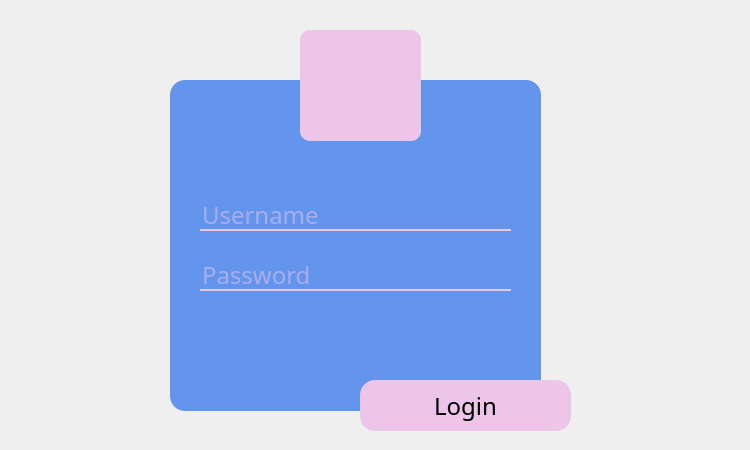
<?xml version="1.0" encoding="UTF-8"?>
<ui version="4.0">
 <class>Form</class>
 <widget class="QWidget" name="Form">
  <property name="geometry">
   <rect>
    <x>0</x>
    <y>0</y>
    <width>750</width>
    <height>450</height>
   </rect>
  </property>
  <property name="windowTitle">
   <string>Form</string>
  </property>
  <property name="styleSheet">
   <string notr="true">*{
font-family:century gothic;
font-size:24px;
}
QFrame{
border-radius:15px;
background:#6495ed
}

#Form{
background:url(:/image/background-2.png);
}
QPushButton{
background:#ecc5e9;
border-radius:15px;

}
QPushButton:hover{
color:#333;
border-radius:15px;
background:white;
}

QToolButton{
background:#ecc5e9;
border-radius:10px;

}
QLabel{
color:white;
}
QLineEdit{
color:#ecc5e9;
border:none;
border-bottom:2px solid #ecc5e9;;
background:transparent;

}</string>
  </property>
  <widget class="QFrame" name="frame">
   <property name="geometry">
    <rect>
     <x>170</x>
     <y>80</y>
     <width>371</width>
     <height>331</height>
    </rect>
   </property>
   <property name="frameShape">
    <enum>QFrame::StyledPanel</enum>
   </property>
   <property name="frameShadow">
    <enum>QFrame::Raised</enum>
   </property>
   <widget class="QLineEdit" name="username">
    <property name="geometry">
     <rect>
      <x>30</x>
      <y>120</y>
      <width>311</width>
      <height>31</height>
     </rect>
    </property>
    <property name="text">
     <string/>
    </property>
    <property name="placeholderText">
     <string>Username</string>
    </property>
   </widget>
   <widget class="QLineEdit" name="password">
    <property name="geometry">
     <rect>
      <x>30</x>
      <y>180</y>
      <width>311</width>
      <height>31</height>
     </rect>
    </property>
    <property name="text">
     <string/>
    </property>
    <property name="echoMode">
     <enum>QLineEdit::Password</enum>
    </property>
    <property name="placeholderText">
     <string>Password</string>
    </property>
   </widget>
  </widget>
  <widget class="QPushButton" name="pushButton_login">
   <property name="geometry">
    <rect>
     <x>360</x>
     <y>380</y>
     <width>211</width>
     <height>51</height>
    </rect>
   </property>
   <property name="text">
    <string>Login</string>
   </property>
  </widget>
  <widget class="QToolButton" name="toolButton">
   <property name="geometry">
    <rect>
     <x>300</x>
     <y>30</y>
     <width>121</width>
     <height>111</height>
    </rect>
   </property>
   <property name="text">
    <string/>
   </property>
   <property name="icon">
    <iconset resource="icon/icon.qrc">
     <normaloff>:/icon/user.png</normaloff>:/icon/user.png</iconset>
   </property>
   <property name="iconSize">
    <size>
     <width>70</width>
     <height>70</height>
    </size>
   </property>
  </widget>
 </widget>
 <resources>
  <include location="icon/icon.qrc"/>
 </resources>
 <connections/>
</ui>
